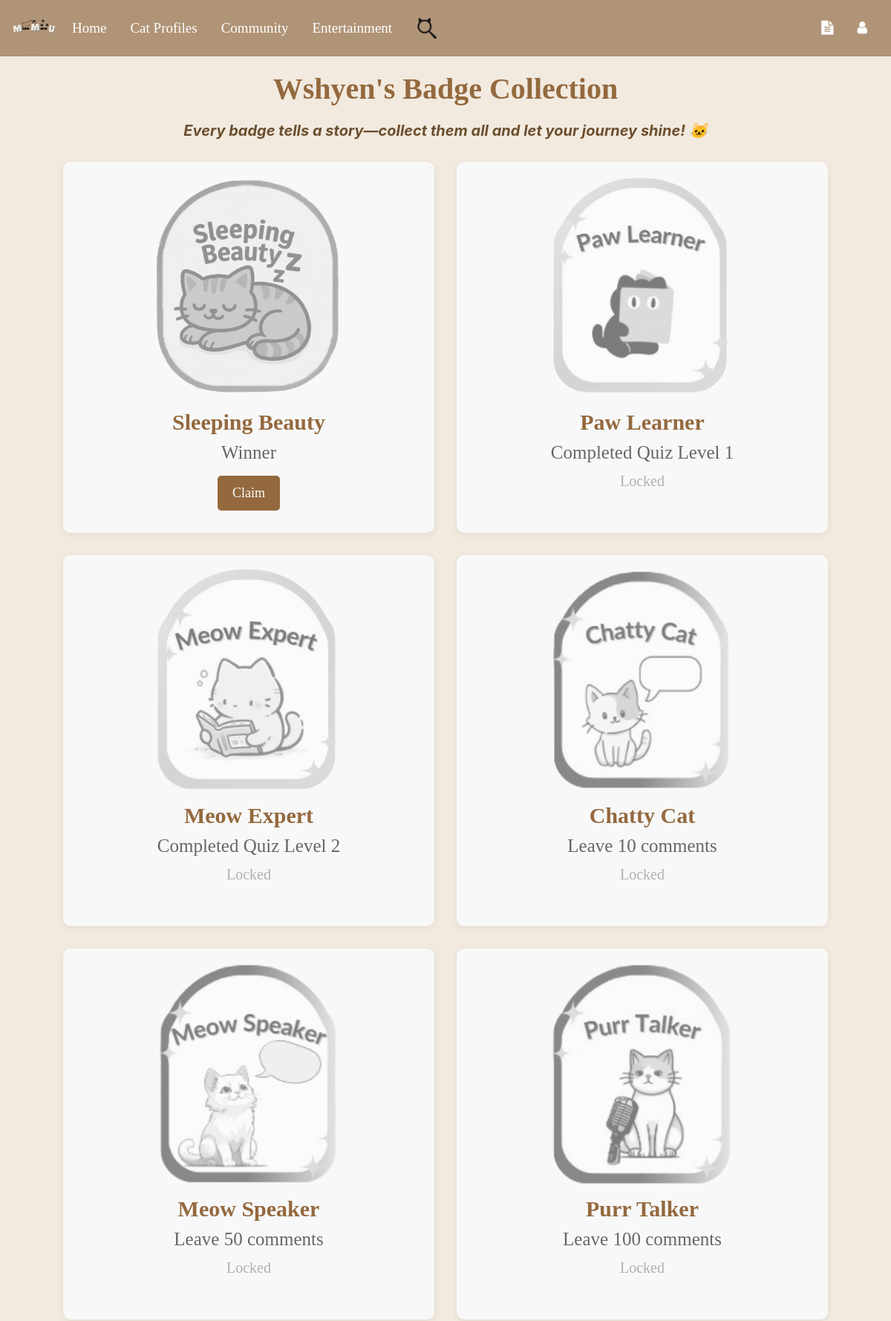
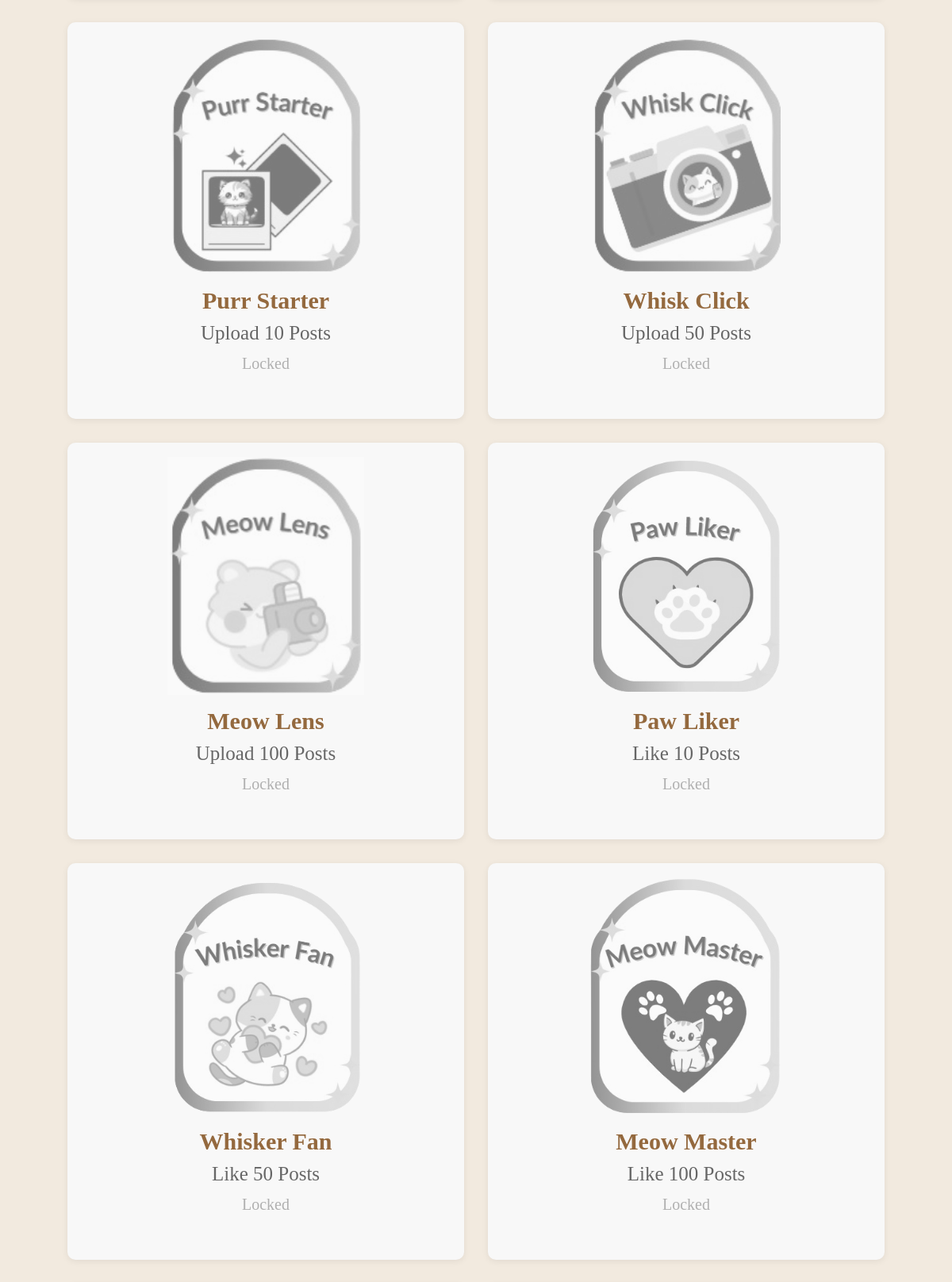
Page /badges (signed in, upper part) on the committed database (2 pictures, top to bottom).
### Website/models.py (models this page shows)
class User(db.Model, UserMixin):
    id = db.Column(db.Integer, primary_key=True)
    email = db.Column(db.String(150), unique=True, nullable=False)
    ps = db.Column(db.String(150), nullable=False)
    Name = db.Column(db.String(150), nullable=False)
    secret_answer = db.Column(db.String(150), nullable=False)
    notes = db.relationship("Note", backref="user", lazy=True, cascade="all, delete-orphan")
    stories = db.relationship("Story", backref="owner", lazy=True, cascade="all, delete-orphan")
    reports_made = db.relationship(
        "Report",
        back_populates="reporting_user",
        lazy=True,
        cascade="all, delete-orphan",
        foreign_keys="[Report.user_id]"
    )
    reports_received = db.relationship(
        "Report",
        back_populates="reported_user_profile",
        lazy=True,
        foreign_keys="[Report.user_profile_id]"
    )
    status = db.Column(db.String(100)) #user profile part
    birthday = db.Column(db.Date)
    mbti = db.Column(db.String(50))
    hobby = db.Column(db.String(100))
    bio = db.Column(db.Text)
    profile_picture = db.Column(db.String(255), default="default_profilepic.png")
    cover_photo = db.Column(db.String(255), default="default_cover.png")
    role = db.Column(db.String(50), default='user', nullable=False)
    level1_completed = db.Column(db.Boolean, default=False)
    privacy = db.Column(db.String(50), default="Public", nullable=False)

### tables this page shows
CREATE TABLE badge (
    id INTEGER PRIMARY KEY AUTOINCREMENT,
    name TEXT NOT NULL,
    description TEXT NOT NULL,
    criteria TEXT,
    icon TEXT NOT NULL
);

### Website/badge.py (the view)
@badge_bp.route('/badges')
def badge_gallery():
    if not current_user.is_authenticated:
        flash("You must be logged in to view badge gallery!", category="error")
        return redirect(url_for('auth.login'))
    user_role = getattr(current_user, 'role', None)
    conn = get_db_connection()
    badges = conn.execute('SELECT * FROM badge').fetchall()
    user_badges = conn.execute('SELECT badge_id FROM user_badge WHERE user_id = ?', (current_user.id,)).fetchall()
    user_badges_ids = {row['badge_id'] for row in user_badges}
    claimable_badge_ids = set()
    claimable_badge_ids.update(check_comment_badges(current_user.id))
    claimable_badge_ids.update(check_like_badges(current_user.id))
    claimable_badge_ids.update(check_post_badges(current_user.id))
    claimable_badge_ids.update(check_quiz_badges(current_user.id))
    claimable_badge_ids.update(check_contest_winner_badges(current_user.id))
    conn.close()
    print("Claimable Badges:", claimable_badge_ids)
    return render_template('badge_gallery.html', user_role=user_role, all_badges=badges, user_badges_ids=user_badges_ids, claimable_badge_ids=claimable_badge_ids, user=current_user)

### Website/badge.py (called while the page is built)
def get_db_connection():
    db_path = os.path.join(os.path.dirname(__file__), '..', 'instance', 'datebase.db')
    db_path = os.path.abspath(db_path)
    conn = sqlite3.connect(db_path)
    conn.row_factory = sqlite3.Row
    return conn

def check_like_badges(user_id):
    conn = get_db_connection()
    count = conn.execute(
        'SELECT COUNT(*) FROM likes WHERE user_id = ?', (user_id,)).fetchone()[0]
    claimable_badges = set()
    for milestone in [10, 50, 100, 500]:
        criteria = f'like_{milestone}_posts'
        badge = conn.execute('SELECT * FROM badge WHERE criteria = ?', (criteria,)).fetchone()
        if badge:
            already_claimed = conn.execute(
                'SELECT 1 FROM user_badge WHERE user_id = ? AND badge_id = ?', (user_id, badge['id'])
            ).fetchone()
            if count >= milestone and not already_claimed:
                claimable_badges.add(badge['id'])
    conn.close()
    return claimable_badges

def check_comment_badges(user_id):
    conn = get_db_connection()
    count = conn.execute(
        'SELECT COUNT(*) FROM comment WHERE user_id = ?', (user_id,)).fetchone()[0]
    claimable_badges = set ()
    for milestone in [10, 50, 100, 500]:
        criteria = f'comment_{milestone}'
        badge = conn.execute('SELECT * FROM badge WHERE criteria = ?', (criteria,)).fetchone()
        if badge:
            already_claimed = conn.execute(
                'SELECT 1 FROM user_badge WHERE user_id = ? AND badge_id = ?', (user_id, badge['id'])
            ).fetchone()
            if count >= milestone and not already_claimed:
                claimable_badges.add(badge['id'])
    conn.close()
    return claimable_badges

def check_post_badges(user_id):
    conn = get_db_connection()
    count = conn.execute(
        'SELECT COUNT(*) FROM post WHERE user_id = ?', (user_id,)).fetchone()[0]
    claimable_badges = set()
    for milestone in [10, 50, 100, 500]:
        criteria = f'upload_{milestone}_posts'
        badge = conn.execute('SELECT * FROM badge WHERE criteria = ?', (criteria,)).fetchone()
        if badge:
            already_claimed = conn.execute(
                'SELECT 1 FROM user_badge WHERE user_id = ? AND badge_id = ?', (user_id, badge['id'])
            ).fetchone()
            if count >= milestone and not already_claimed:
                claimable_badges.add(badge['id'])
    conn.close()
    return claimable_badges

### Website/templates/badge_gallery.html (shortened to what this page needs)
{% extends 'base.html' %}
{% block content %}
<div style="padding: 20px;">
    <h1>{{ user.Name }}'s Badge Collection</h1>
    <h2> Every badge tells a story—collect them all and let your journey shine! 🐱</h2>
    {% set unlocked_badges = all_badges | selectattr("id", "in", user_badges_ids) | list %}
    {% set claimable_badges = all_badges | selectattr("id", "in", claimable_badge_ids) | list %}
    {% set locked_badges = all_badges | rejectattr("id", "in", user_badges_ids) | rejectattr("id", "in",
    claimable_badge_ids) | list %}
    <div class="user-badge-gallery">
        {% for badge in claimable_badges %}
        <div class="user-badge-card">
            <img src="{{ url_for('static', filename='badges/' ~ badge.icon) }}"
                style="filter: grayscale(100%); opacity: 0.5;">
            <div><strong class="badge-name">{{ badge.name }}</strong></div>
            <div class="desc">{{ badge.description }}</div>
            <form method="post" action="{{ url_for('badge.claim_badge', badge_id=badge.id) }}">
                <button class="claim-btn" type="submit">Claim</button>
            </form>
        </div>
        {% endfor %}
        {% for badge in locked_badges %}
        <div class="user-badge-card">
            <img src="{{ url_for('static', filename='badges/' ~ badge.icon) }}"
                style="filter: grayscale(100%); opacity: 0.5;">
            <div><strong class="badge-name">{{ badge.name }}</strong></div>
            <div class="desc">{{ badge.description }}</div>
            <div class="locked">Locked</div>
        </div>
        {% endfor %}
    </div>
</div>
{% endblock %}

### Website/templates/base.html (style rules this page uses)
body { background-color: #f9f4ef; }

### Website/templates/badge_gallery.html (style rules this page uses)
body { background-color: #f2eadf; }
h1 { text-align: center; margin-bottom: 20px; font-family: 'Times New Roman', Times, serif; color: #94693e; font-weight: bold; }
h2 { font-weight: bold; font-size: 20px; color: #6b4f2f; text-align: center; font-style: italic; margin-top: 0; margin-bottom: 20px; }
.user-badge-gallery { display: flex; flex-wrap: wrap; gap: 30px; justify-content: center; margin-top: 30px; flex-direction: row; }
.user-badge-card { background: #f8f8f8; border-radius: 10px; padding: 18px 18px 12px 18px; text-align: center; box-shadow: 0 2px 8px rgba(0, 0, 0, 0.07); width: 500px; height: 500px; position: relative; transition: box-shadow 0.2s; }
.user-badge-card img { width: 300px; height: 300px; object-fit: contain; margin-bottom: 10px; border-radius: 8px; }
.user-badge-card strong { font-size: 1.08em; color: #94693e; }
.user-badge-card .locked { color: #b0b0b0; font-size: 0.9em; margin-top: 4px; }
.user-badge-card .desc { font-size: 25px; color: #666; margin-bottom: 2px; font-family: 'Times New Roman', Times, serif; }
.user-badge-card .locked { font-size: 20px; font-family: 'Times New Roman', Times, serif; }
.user-badge-card .badge-name { font-family: 'Times New Roman', Times, serif; font-size: 30px; font-weight: bold; }
.claim-btn { background-color: #94693e; color: white; border: none; padding: 10px 20px; border-radius: 5px; cursor: pointer; margin-top: 10px; font-size: 18px; font-family: 'Times New Roman', Times, serif; }

### rows in the picture
User: Name "Wshyen"
badge: icon (picture), name "Sleeping Beauty", description "Winner"
badge: icon (picture), name "Paw Learner", description "Completed Quiz Level 1"
badge: icon (picture), name "Meow Expert", description "Completed Quiz Level 2"
badge: icon (picture), name "Chatty Cat", description "Leave 10 comments"
badge: icon (picture), name "Meow Speaker", description "Leave 50 comments"
badge: icon (picture), name "Purr Talker", description "Leave 100 comments"
badge: icon (picture), name "Purr Starter", description "Upload 10 Posts"
badge: icon (picture), name "Whisk Click", description "Upload 50 Posts"
badge: icon (picture), name "Meow Lens", description "Upload 100 Posts"
badge: icon (picture), name "Paw Liker", description "Like 10 Posts"
badge: icon (picture), name "Whisker Fan", description "Like 50 Posts"
badge: icon (picture), name "Meow Master", description "Like 100 Posts"
